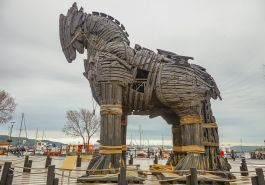
#> input picture truva.jpg, 265 x 185 px
$ python Hafta_3.py
#> lines starting #> are read from the running program, lines starting #| are printed output that depends on the picture
import matplotlib.pyplot as plt
import numpy as np

my_list_1=[2,4,3,4,5,6,3,3,2,1]
def my_function_1(my_list_1=[2,4,3,4,5,6,3,3,2,1]):
    t=0
    s=0
    for i in my_list_1:
        s=s+1
        t=t+i
    mean_1=t/s

    t=0
    s=0
    for i in my_list_1:
        s=s+1
        t=t+(i-mean_1)*(i-mean_1)
    var_1=t/(s-1)

    return mean_1,var_1
my_function_1()

my_histogram={}
for i in my_list_1:
    if i in my_histogram.keys():
        my_histogram[i]=my_histogram[i]+1
    else:
        my_histogram[i]=1
my_histogram


for i in my_histogram.keys():
    print(i,my_histogram[i])


image_1=plt.imread('truva.jpg')
#> image_1 is the input picture: shape (185, 265, 3); mean R, G, B 159.7, 155.9, 147.4


def my_function_2(image_1=plt.imread('truva.jpg')):
    m,n,p=image_1.shape
#> m = 185; n = 265; p = 3
    my_histogram={}
    for i in range(m):
        for j in range(n):
            if image_1[i,j,0] in my_histogram.keys():
                my_histogram[image_1[i,j,0]]=my_histogram[image_1[i,j,0]]+1
            else:
                my_histogram[image_1[i,j,0]]=1
#> after the loop, my_histogram = 238 items
    return my_histogram


def my_function_3(my_histogram=my_function_2()):
    x=[]
#> x = []
    y=[]
    for key in  my_histogram.keys():
        x.append(key)
        y.append(my_histogram[key])
#> this loop made 238 passes
#> key on passes 1 to 3: 186, 187, 188
#> after the loop, x = 238 values, max 255 at index 232, min 12 at index 236, mean 134.5; y = 238 values, max 935 at index 30, min 1 at index 234, mean 206
    return x,y

x,y=my_function_3()
plt.bar(x,y)
plt.show()
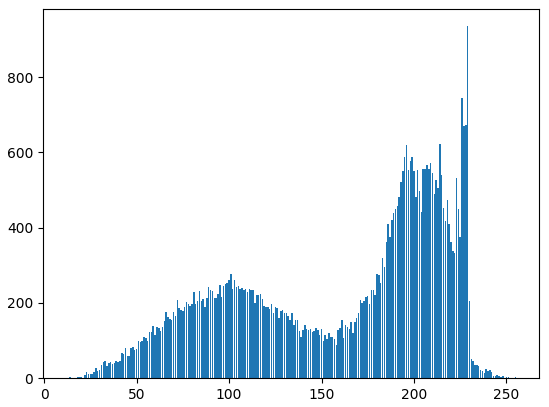
#> figure drawn by matplotlib, 1 panel; tallest bar 935 high, from x = 228.6 to 229.4

$ run again, with bird.jpg copied over truva.jpg
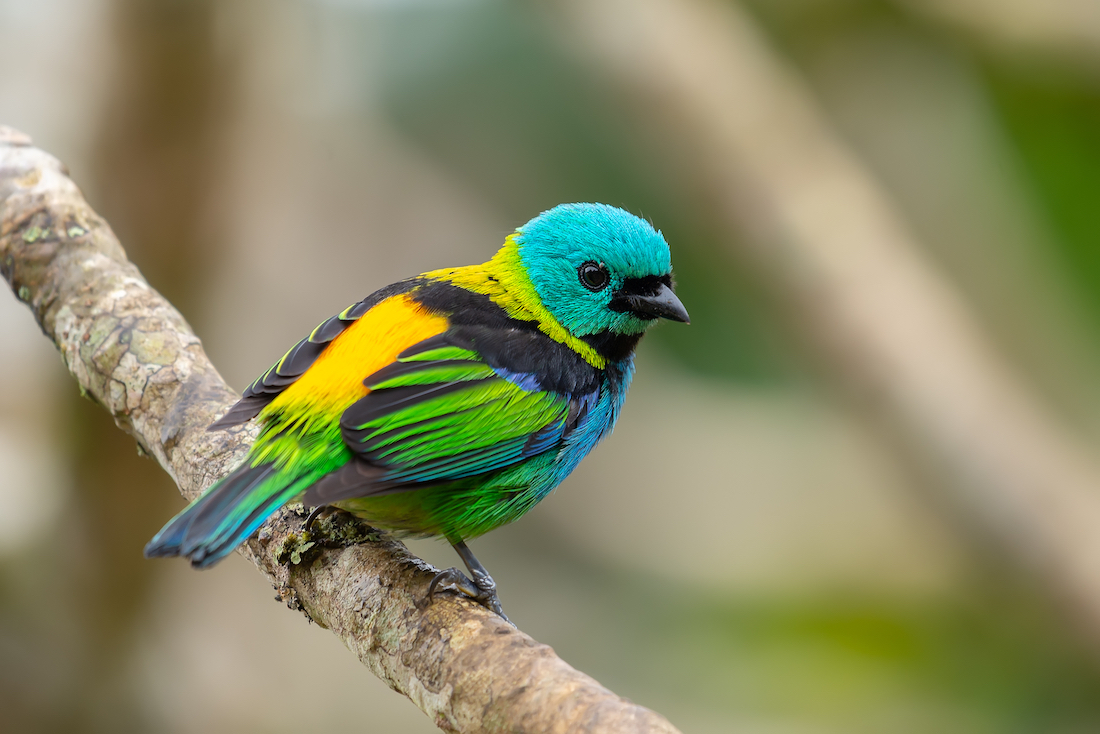
#> input picture bird.jpg, 1100 x 734 px
#> image_1 is the input picture: shape (734, 1100, 3); mean R, G, B 134.8, 136, 99
#> m = 734; n = 1100; p = 3
#> after the loop in my_function_2, `for i in range(m):`: my_histogram = 256 items
#> in my_function_3, `x=[]`: x = []
#> the loop in my_function_3, `for key in  my_histogram.keys():` made 256 passes
#> key on passes 1 to 3: 201, 200, 202
#> after the loop in my_function_3, `for key in  my_histogram.keys():`: x = 256 values, max 255 at index 198, min 0 at index 203, mean 127.5; y = 256 values, max 8058 at index 95, min 255 at index 191, mean 3153.9
#> `plt.show()`:
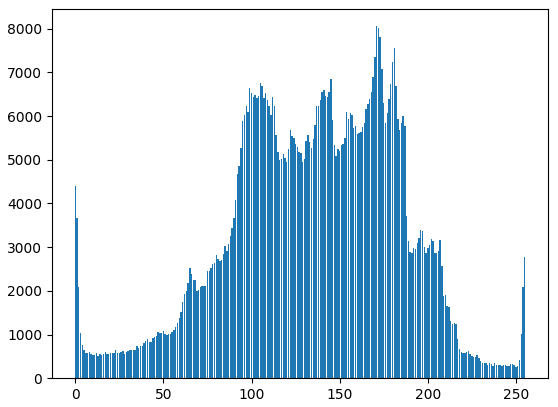
#> figure drawn by matplotlib, 1 panel; tallest bar 8058 high, from x = 170.6 to 171.4

$ run again, with manzara.jpg copied over truva.jpg
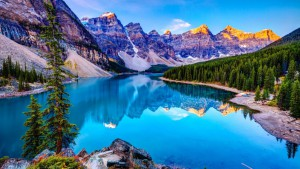
#> input picture manzara.jpg, 300 x 169 px
#> image_1 is the input picture: shape (169, 300, 3); mean R, G, B 66.5, 116.2, 149.3
#> m = 169; n = 300; p = 3
#> after the loop in my_function_2, `for i in range(m):`: my_histogram = 256 items
#> in my_function_3, `x=[]`: x = []
#> the loop in my_function_3, `for key in  my_histogram.keys():` made 256 passes
#> key on passes 1 to 3: 159, 132, 129
#> after the loop in my_function_3, `for key in  my_histogram.keys():`: x = 256 values, max 255 at index 195, min 0 at index 46, mean 127.5; y = 256 values, max 5426 at index 46, min 6 at index 203, mean 198
#> `plt.show()`:
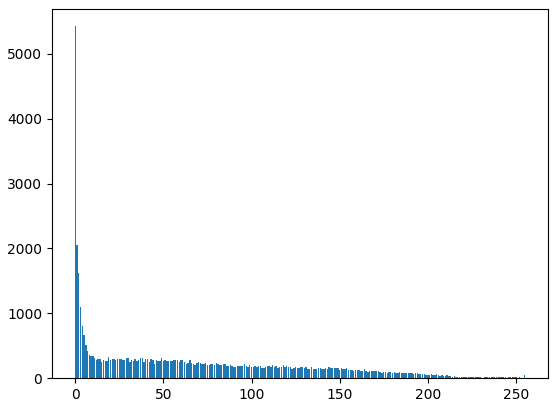
#> figure drawn by matplotlib, 1 panel; tallest bar 5426 high, from x = -0.4 to 0.4
